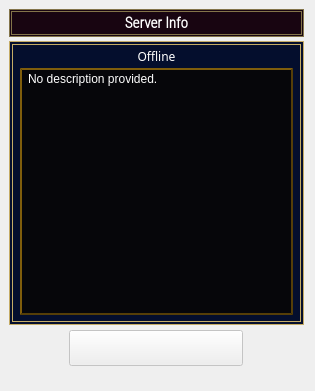
       <widget class="QWidget" name="server_info" native="true">
        <property name="sizePolicy">
         <sizepolicy hsizetype="MinimumExpanding" vsizetype="Preferred">
          <horstretch>0</horstretch>
          <verstretch>1</verstretch>
         </sizepolicy>
        </property>
        <property name="minimumSize">
         <size>
          <width>313</width>
          <height>297</height>
         </size>
        </property>
        <layout class="QVBoxLayout" name="verticalLayout_6">
         <property name="spacing">
          <number>4</number>
         </property>
         <property name="leftMargin">
          <number>9</number>
         </property>
         <property name="topMargin">
          <number>9</number>
         </property>
         <property name="bottomMargin">
          <number>24</number>
         </property>
         <item>
          <widget class="QLabel" name="server_info_lbl">
           <property name="sizePolicy">
            <sizepolicy hsizetype="Preferred" vsizetype="Fixed">
             <horstretch>0</horstretch>
             <verstretch>0</verstretch>
            </sizepolicy>
           </property>
           <property name="minimumSize">
            <size>
             <width>256</width>
             <height>28</height>
            </size>
           </property>
           <property name="font">
            <font>
             <family>Roboto Condensed Light</family>
             <pointsize>11</pointsize>
             <weight>75</weight>
             <bold>true</bold>
            </font>
           </property>
           <property name="styleSheet">
            <string notr="true">QWidget#server_info_lbl {
	border: 3px double rgb(131, 116, 74);
	color:white;
	background-color: rgb(24, 5, 17);
	padding: 2px;
}</string>
           </property>
           <property name="text">
            <string>Server Info</string>
           </property>
           <property name="alignment">
            <set>Qt::AlignCenter</set>
           </property>
          </widget>
         </item>
         <item>
          <widget class="QWidget" name="server_container" native="true">
           <property name="sizePolicy">
            <sizepolicy hsizetype="Minimum" vsizetype="Expanding">
             <horstretch>0</horstretch>
             <verstretch>0</verstretch>
            </sizepolicy>
           </property>
           <property name="minimumSize">
            <size>
             <width>292</width>
             <height>284</height>
            </size>
           </property>
           <property name="styleSheet">
            <string notr="true">QWidget#server_container {
	border: 4px double #c5ac66;
	background-image: url(:/resource/ui/lobby_assets/scanlines.png);
	background-color: rgb(4, 14, 45);
	color:white;
}</string>
           </property>
           <layout class="QVBoxLayout" name="verticalLayout">
            <property name="spacing">
             <number>0</number>
            </property>
            <property name="leftMargin">
             <number>8</number>
            </property>
            <property name="topMargin">
             <number>7</number>
            </property>
            <property name="rightMargin">
             <number>8</number>
            </property>
            <property name="bottomMargin">
             <number>4</number>
            </property>
            <item>
             <widget class="QLabel" name="server_player_count_lbl">
              <property name="minimumSize">
               <size>
                <width>256</width>
                <height>16</height>
               </size>
              </property>
              <property name="font">
               <font>
                <family>DM Sans Medium</family>
               </font>
              </property>
              <property name="styleSheet">
               <string notr="true">QLabel#server_player_count_lbl {
	color: white;
}</string>
              </property>
              <property name="text">
               <string>Offline</string>
              </property>
              <property name="scaledContents">
               <bool>false</bool>
              </property>
              <property name="alignment">
               <set>Qt::AlignCenter</set>
              </property>
              <property name="indent">
               <number>-1</number>
              </property>
             </widget>
            </item>
            <item>
             <widget class="QTextBrowser" name="server_description_text">
              <property name="sizePolicy">
               <sizepolicy hsizetype="Expanding" vsizetype="Expanding">
                <horstretch>0</horstretch>
                <verstretch>0</verstretch>
               </sizepolicy>
              </property>
              <property name="minimumSize">
               <size>
                <width>279</width>
                <height>221</height>
               </size>
              </property>
              <property name="font">
               <font>
                <family>Segoe UI</family>
                <pointsize>9</pointsize>
               </font>
              </property>
              <property name="styleSheet">
               <string notr="true">QTextBrowser#server_description_text {
	border: 2px outset rgb(85, 62, 8);
	background-image: url(:/resource/ui/lobby_assets/Miles_BG.png);
	background-color: #06060a;
	color:white;
	margin: 3px;
	margin-bottom: 6px;
	padding-left: 2px;
	padding-right: 2px;
	padding-top: -2px;
}</string>
              </property>
              <property name="html">
               <string>&lt;!DOCTYPE HTML PUBLIC &quot;-//W3C//DTD HTML 4.0//EN&quot; &quot;http://www.w3.org/TR/REC-html40/strict.dtd&quot;&gt;
&lt;html&gt;&lt;head&gt;&lt;meta name=&quot;qrichtext&quot; content=&quot;1&quot; /&gt;&lt;style type=&quot;text/css&quot;&gt;
p, li { white-space: pre-wrap; }
&lt;/style&gt;&lt;/head&gt;&lt;body style=&quot; font-family:'Segoe UI'; font-size:9pt; font-weight:400; font-style:normal;&quot;&gt;
&lt;p style=&quot; margin-top:0px; margin-bottom:0px; margin-left:0px; margin-right:0px; -qt-block-indent:0; text-indent:0px;&quot;&gt;No description provided.&lt;/p&gt;&lt;/body&gt;&lt;/html&gt;</string>
              </property>
              <property name="openExternalLinks">
               <bool>true</bool>
              </property>
             </widget>
            </item>
           </layout>
          </widget>
         </item>
         <item>
          <widget class="QWidget" name="verticalWidget" native="true">
           <property name="sizePolicy">
            <sizepolicy hsizetype="Preferred" vsizetype="Fixed">
             <horstretch>0</horstretch>
             <verstretch>0</verstretch>
            </sizepolicy>
           </property>
           <layout class="QVBoxLayout" name="verticalLayout_2">
            <property name="spacing">
             <number>0</number>
            </property>
            <property name="leftMargin">
             <number>0</number>
            </property>
            <property name="topMargin">
             <number>1</number>
            </property>
            <property name="rightMargin">
             <number>0</number>
            </property>
            <property name="bottomMargin">
             <number>1</number>
            </property>
            <item alignment="Qt::AlignHCenter">
             <widget class="QPushButton" name="connect_button">
              <property name="enabled">
               <bool>false</bool>
              </property>
              <property name="sizePolicy">
               <sizepolicy hsizetype="Fixed" vsizetype="Fixed">
                <horstretch>0</horstretch>
                <verstretch>0</verstretch>
               </sizepolicy>
              </property>
              <property name="minimumSize">
               <size>
                <width>174</width>
                <height>36</height>
               </size>
              </property>
              <property name="styleSheet">
               <string notr="true">QPushButton:disabled {
	border-image: url(:/resource/ui/lobby_assets/connect_off.png);
}

QPushButton:enabled {
	border-image: url(:/resource/ui/lobby_assets/connect_on.png);
}

QPushButton:pressed {
	border-image: url(:/resource/ui/lobby_assets/connect_pressed.png);
}</string>
              </property>
              <property name="text">
               <string/>
              </property>
             </widget>
            </item>
           </layout>
          </widget>
         </item>
        </layout>
       </widget>
